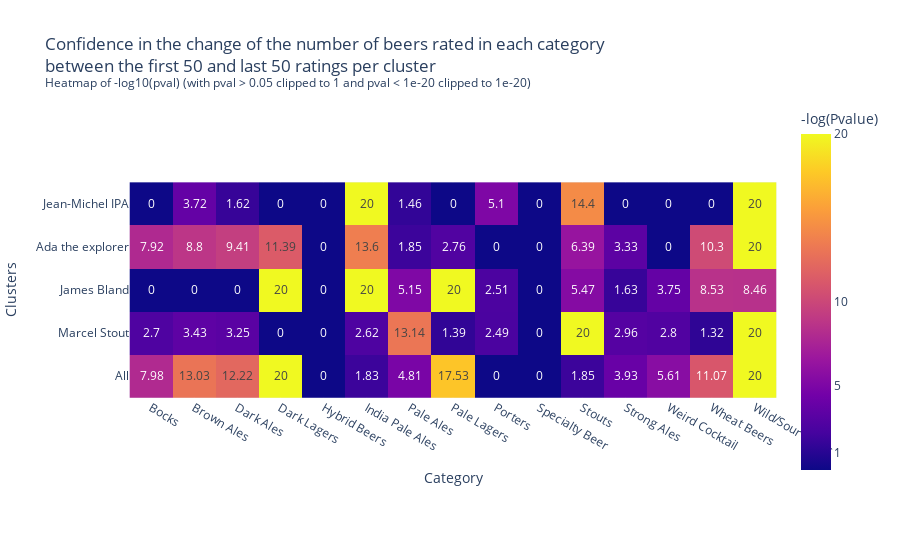

The cell this chart's notebook holds for it:
### Code cell
#Heatmap to show the confidence in the changes

df_pval = mean_user.iloc[:,30:35].T.copy()
pval = df_pval.to_numpy()
#print(pval.dtypes)

idx = {k: v for k, v in sorted(mapping_name_idx.items(), key=lambda item: item[1])}


#We clip extreme values for visibility 
pval[pval < 1e-20] = 1e-20 #extremelly confident
pval[pval > 0.05] = 1      #unsignificant
pval = -np.log10(pval)
pval = np.round(pval,2)

fig = px.imshow(pval, text_auto=True,
                title="Confidence in the change of the number of beers rated in each category <br>"\
                      "between the first 50 and last 50 ratings per cluster<br><sup>"\
                      "Heatmap of -log10(pval) (with pval > 0.05 clipped to 1 and pval < 1e-20 clipped to 1e-20)</sup>",
                labels=dict(x="Category", y="Clusters", color="-log10(Pvalue)"),
                x=df_pval.columns.values,
                y=list(idx.keys()),
               )

fig.update_layout(coloraxis_colorbar=dict(
    title="-log(Pvalue)",
    tickvals=[1,5,10,20],
    ticktext=["1", "5", "10", "20"],
))


fig.show()

### Figure 1 — Plotly figure (JSON) as saved in the notebook; plotly's stock layout.template omitted (floating-point values rounded to 4 significant figures)
{"data": [{"coloraxis": "coloraxis", "hovertemplate": "Category: %{x}<br>Clusters: %{y}<br>-log10(Pvalue): %{z}<extra></extra>", "name": "0", "texttemplate": "%{z}", "type": "heatmap", "x": ["Bocks", "Brown Ales", "Dark Ales", "Dark Lagers", "Hybrid Beers", "India Pale Ales", "Pale Ales", "Pale Lagers", "Porters", "Specialty Beer", "Stouts", "Strong Ales", "Weird Cocktail", "Wheat Beers", "Wild/Sour Beers"], "xaxis": "x", "y": ["Jean-Michel IPA", "Ada the explorer", "James Bland", "Marcel Stout", "All"], "yaxis": "y", "z": [[0, 3.72, 1.62, 0, 0, 20, 1.46, 0, 5.1, 0, 14.4, 0, 0, 0, 20], [7.92, 8.8, 9.41, 11.39, 0, 13.6, 1.85, 2.76, 0, 0, 6.39, 3.33, 0, 10.3, 20], [0, 0, 0, 20, 0, 20, 5.15, 20, 2.51, 0, 5.47, 1.63, 3.75, 8.53, 8.46], [2.7, 3.43, 3.25, 0, 0, 2.62, 13.14, 1.39, 2.49, 0, 20, 2.96, 2.8, 1.32, 20], [7.98, 13.03, 12.22, 20, 0, 1.83, 4.81, 17.53, 0, 0, 1.85, 3.93, 5.61, 11.07, 20]]}], "layout": {"coloraxis": {"colorbar": {"ticktext": ["1", "5", "10", "20"], "tickvals": [1, 5, 10, 20], "title": {"text": "-log(Pvalue)"}}, "colorscale": [[0, "#0d0887"], [0.1111, "#46039f"], [0.2222, "#7201a8"], [0.3333, "#9c179e"], [0.4444, "#bd3786"], [0.5556, "#d8576b"], [0.6667, "#ed7953"], [0.7778, "#fb9f3a"], [0.8889, "#fdca26"], [1, "#f0f921"]]}, "title": {"text": "Confidence in the change of the number of beers rated in each category <br>between the first 50 and last 50 ratings per cluster<br><sup>Heatmap of -log10(pval) (with pval > 0.05 clipped to 1 and pval < 1e-20 clipped to 1e-20)</sup>"}, "xaxis": {"anchor": "y", "constrain": "domain", "domain": [0, 1], "scaleanchor": "y", "title": {"text": "Category"}}, "yaxis": {"anchor": "x", "autorange": "reversed", "constrain": "domain", "domain": [0, 1], "title": {"text": "Clusters"}}}}
